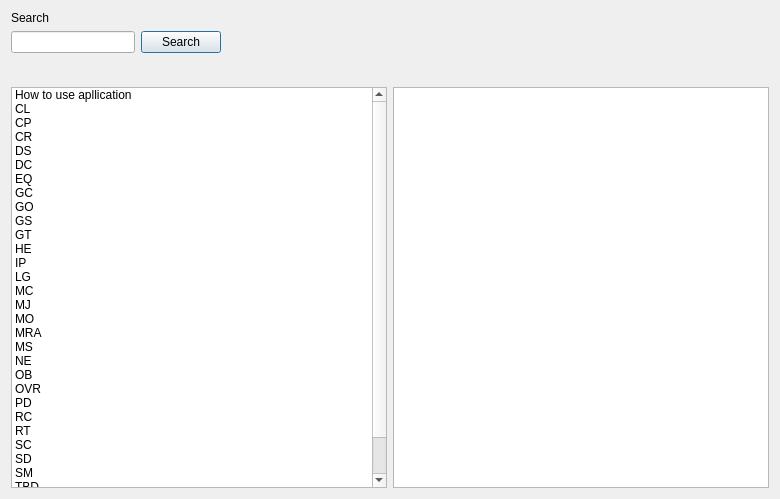
<?xml version="1.0" encoding="UTF-8"?>
<ui version="4.0">
 <class>HelpDialog</class>
 <widget class="QDialog" name="HelpDialog">
  <property name="geometry">
   <rect>
    <x>0</x>
    <y>0</y>
    <width>780</width>
    <height>499</height>
   </rect>
  </property>
  <property name="windowTitle">
   <string>Help</string>
  </property>
  <layout class="QGridLayout" name="gridLayout_2">
   <item row="0" column="0">
    <layout class="QGridLayout" name="gridLayout">
     <item row="0" column="0">
      <layout class="QHBoxLayout" name="horizontalLayout_3">
       <item>
        <layout class="QVBoxLayout" name="verticalLayout">
         <item>
          <widget class="QLabel" name="label">
           <property name="text">
            <string>Search</string>
           </property>
          </widget>
         </item>
         <item>
          <layout class="QHBoxLayout" name="horizontalLayout">
           <item>
            <widget class="QLineEdit" name="lineEdit"/>
           </item>
           <item>
            <widget class="QPushButton" name="pushButton">
             <property name="text">
              <string>Search</string>
             </property>
            </widget>
           </item>
          </layout>
         </item>
        </layout>
       </item>
       <item>
        <spacer name="horizontalSpacer">
         <property name="orientation">
          <enum>Qt::Horizontal</enum>
         </property>
         <property name="sizeHint" stdset="0">
          <size>
           <width>548</width>
           <height>20</height>
          </size>
         </property>
        </spacer>
       </item>
      </layout>
     </item>
     <item row="1" column="0">
      <spacer name="verticalSpacer">
       <property name="orientation">
        <enum>Qt::Vertical</enum>
       </property>
       <property name="sizeType">
        <enum>QSizePolicy::Minimum</enum>
       </property>
       <property name="sizeHint" stdset="0">
        <size>
         <width>20</width>
         <height>28</height>
        </size>
       </property>
      </spacer>
     </item>
     <item row="2" column="0">
      <layout class="QHBoxLayout" name="horizontalLayout_2">
       <item>
        <widget class="QListWidget" name="listWidget">
         <item>
          <property name="text">
           <string>How to use apllication</string>
          </property>
         </item>
         <item>
          <property name="text">
           <string>CL</string>
          </property>
         </item>
         <item>
          <property name="text">
           <string>CP</string>
          </property>
         </item>
         <item>
          <property name="text">
           <string>CR</string>
          </property>
         </item>
         <item>
          <property name="text">
           <string>DS</string>
          </property>
         </item>
         <item>
          <property name="text">
           <string>DC</string>
          </property>
         </item>
         <item>
          <property name="text">
           <string>EQ</string>
          </property>
         </item>
         <item>
          <property name="text">
           <string>GC</string>
          </property>
         </item>
         <item>
          <property name="text">
           <string>GO</string>
          </property>
         </item>
         <item>
          <property name="text">
           <string>GS</string>
          </property>
         </item>
         <item>
          <property name="text">
           <string>GT</string>
          </property>
         </item>
         <item>
          <property name="text">
           <string>HE</string>
          </property>
         </item>
         <item>
          <property name="text">
           <string>IP</string>
          </property>
         </item>
         <item>
          <property name="text">
           <string>LG</string>
          </property>
         </item>
         <item>
          <property name="text">
           <string>MC</string>
          </property>
         </item>
         <item>
          <property name="text">
           <string>MJ</string>
          </property>
         </item>
         <item>
          <property name="text">
           <string>MO</string>
          </property>
         </item>
         <item>
          <property name="text">
           <string>MRA</string>
          </property>
         </item>
         <item>
          <property name="text">
           <string>MS</string>
          </property>
         </item>
         <item>
          <property name="text">
           <string>NE</string>
          </property>
         </item>
         <item>
          <property name="text">
           <string>OB</string>
          </property>
         </item>
         <item>
          <property name="text">
           <string>OVR</string>
          </property>
         </item>
         <item>
          <property name="text">
           <string>PD</string>
          </property>
         </item>
         <item>
          <property name="text">
           <string>RC</string>
          </property>
         </item>
         <item>
          <property name="text">
           <string>RT</string>
          </property>
         </item>
         <item>
          <property name="text">
           <string>SC</string>
          </property>
         </item>
         <item>
          <property name="text">
           <string>SD</string>
          </property>
         </item>
         <item>
          <property name="text">
           <string>SM</string>
          </property>
         </item>
         <item>
          <property name="text">
           <string>TBD</string>
          </property>
         </item>
         <item>
          <property name="text">
           <string>TI</string>
          </property>
         </item>
         <item>
          <property name="text">
           <string>WH</string>
          </property>
         </item>
        </widget>
       </item>
       <item>
        <widget class="QTextEdit" name="textEdit"/>
       </item>
      </layout>
     </item>
    </layout>
   </item>
  </layout>
  <zorder>label</zorder>
  <zorder>lineEdit</zorder>
  <zorder>listWidget</zorder>
  <zorder>textEdit</zorder>
  <zorder>pushButton</zorder>
  <zorder>verticalSpacer</zorder>
  <zorder>horizontalSpacer</zorder>
  <zorder>verticalSpacer</zorder>
 </widget>
 <resources/>
 <connections/>
</ui>
